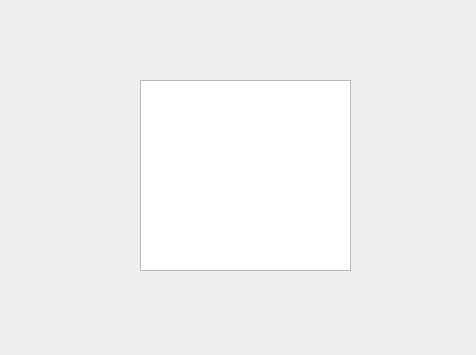
<?xml version="1.0" encoding="UTF-8"?>
<ui version="4.0">
 <class>BookInfoLocation</class>
 <widget class="QDialog" name="BookInfoLocation">
  <property name="geometry">
   <rect>
    <x>0</x>
    <y>0</y>
    <width>476</width>
    <height>355</height>
   </rect>
  </property>
  <property name="windowTitle">
   <string>Dialog</string>
  </property>
  <widget class="QTextEdit" name="textEdit">
   <property name="geometry">
    <rect>
     <x>140</x>
     <y>80</y>
     <width>211</width>
     <height>191</height>
    </rect>
   </property>
  </widget>
 </widget>
 <resources/>
 <connections/>
</ui>
